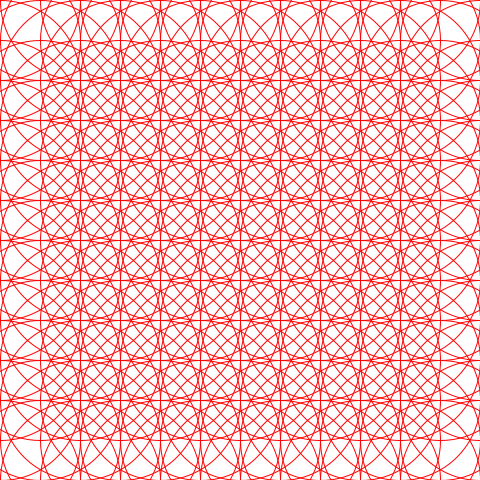
Frame 1 (no input)
Frame 60 (the mouse pressed at the canvas centre just before this capture): identical to frame 1, image omitted
Frame 120 (the mouse held since frame 60 and released just before this capture): identical to frame 1, image omitted

The Processing sketch that drew this single still picture (run headless with seeded random() and noise(); from frame 60 on, the mouse is pressed at the canvas centre):

// Processing sketch: for_loop_embedded
// ── for_loop_embedded.pde


void setup() {

  size(480, 480);
  smooth();
}


void draw() {
  background(255);
  noStroke();
  

  int i = 0;
  
  for (int y = 0; y <= height; y = y + 40) {
    for (int x = 0; x <= width; x += 40) {
      noStroke();
      fill(0, 255);
      //ellipse(x, y, 30, 30);
      
      fill(100, 255);
      //ellipse(x,y, 5,5);
      
      noFill();
      stroke(#ff0000);
      strokeWeight(1);
      ellipse(x, y, 160, 160);
      i ++;
      
      
    }
  }
  
  println(i);
}
